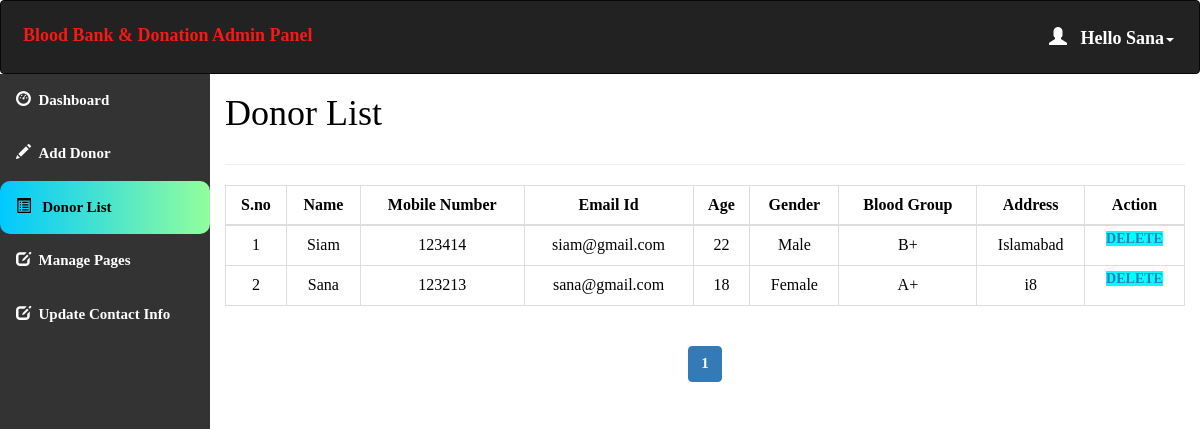
The page /admin/donor_list.php (signed in) on the database its author committed.
### tables this page shows
CREATE TABLE `donor_details` (
  `donor_id` int(11) NOT NULL,
  `donor_name` varchar(50) NOT NULL,
  `donor_number` varchar(10) NOT NULL,
  `donor_mail` varchar(50) DEFAULT NULL,
  `donor_age` int(60) NOT NULL,
  `donor_gender` varchar(10) NOT NULL,
  `donor_blood` varchar(10) NOT NULL,
  `donor_address` varchar(100) NOT NULL
);

CREATE TABLE `blood` (
  `blood_id` int(11) NOT NULL,
  `blood_group` varchar(10) NOT NULL
);

### admin/donor_list.php (the view, shortened to what this page needs)
<html>
<head>
  <link rel="stylesheet" href="https://maxcdn.bootstrapcdn.com/bootstrap/3.4.1/css/bootstrap.min.css">
</head>
<?php
include 'conn.php';
  if (isset($_SESSION['loggedin']) && $_SESSION['loggedin'] == true) {
  ?>
<body style="color:black">
<div id="header">
<?php include 'header.php';
?>
</div>
<div id="sidebar">
<?php $active="list"; include 'sidebar.php'; ?>
</div>
<div id="content" >
  <div class="content-wrapper">
    <div class="container-fluid">
      <div class="row">
        <div class="col-md-12 lg-12 sm-12">
          <h1 class="page-title">Donor List</h1>
        </div>
      </div>
      <hr>
      <?php
        include 'conn.php';
        $limit = 10;
        if(isset($_GET['page'])){
          $page = $_GET['page'];
        }else{
          $page = 1;
        }
        $offset = ($page - 1) * $limit;
        $count=$offset+1;
        $sql= "select * from donor_details join blood where donor_details.donor_blood=blood.blood_id LIMIT {$offset},{$limit}";
        $result=mysqli_query($conn,$sql);
        if(mysqli_num_rows($result)>0)   {
       ?>
       <div class="table-responsive">
      <table class="table table-bordered" style="text-align:center">
          <thead style="text-align:center">
          <th style="text-align:center">S.no</th>
          <th style="text-align:center">Name</th>
          <th style="text-align:center">Mobile Number</th>
          <th style="text-align:center">Email Id</th>
          <th style="text-align:center">Age</th>
          <th style="text-align:center">Gender</th>
          <th style="text-align:center">Blood Group</th>
          <th style="text-align:center">Address</th>
          <th style="text-align:center">Action</th>
          </thead>
          <tbody>
            <?php
            while($row = mysqli_fetch_assoc($result)) { ?>
          <tr>
                  <td><?php echo $count++; ?></td>
                  <td><?php echo $row['donor_name']; ?></td>
                  <td><?php echo $row['donor_number']; ?></td>
                  <td><?php echo $row['donor_mail']; ?></td>
                  <td><?php echo $row['donor_age']; ?></td>
                  <td><?php echo $row['donor_gender']; ?></td>
                    <td><?php echo $row['blood_group']; ?></td>
                    <td><?php echo $row['donor_address']; ?></td>
                    <td id="he" style="width:100px">
                    <a style="background-color:aqua" href='delete.php?id=<?php echo $row['donor_id']; ?>'> Delete </a>
                </td>
              </tr>
            <?php } ?>
          </tbody>
      </table>
    </div>
    <?php } ?>
<div class="table-responsive"style="text-align:center;align:center">
    <?php
    $sql1 = "SELECT * FROM donor_details";
    $result1 = mysqli_query($conn, $sql1) or die("Query Failed.");
    if(mysqli_num_rows($result1) > 0){
      $total_records = mysqli_num_rows($result1);
      $total_page = ceil($total_records / $limit);
      echo '<ul class="pagination admin-pagination">';
      for($i = 1; $i <= $total_page; $i++){
        if($i == $page){
          $active = "active";
        }else{
          $active = "";
        }
        echo '<li class="'.$active.'"><a href="donor_list.php?page='.$i.'">'.$i.'</a></li>';
      }
      echo '</ul>';
    }
    ?>
  </div>
  </div>
</div>
</div>
   <?php }
    ?>
</body>
</html>

### admin/header.php (shortened to what this page needs)
<!DOCTYPE html>
<html>
<head>
  <link rel="stylesheet" href="https://maxcdn.bootstrapcdn.com/bootstrap/3.4.1/css/bootstrap.min.css">
</head>
<body>
<nav class="navbar navbar-inverse">
  <div class="container-fluid">
    <div class="navbar-header">
      <a class="navbar-brand" id="qq" href="dashboard.php" style="color:#F51A14;">Blood Bank & Donation Admin Panel</a>
    </div>
    <ul class="nav navbar-nav navbar-right">
      <li class="dropdown"><a class="dropdown-toggle" id="qw" data-toggle="dropdown" href="#" style="font-weight:bold;color:white "> <span class="glyphicon glyphicon-user"></span>&nbsp&nbsp
        <?php
        include 'conn.php';
        $username=$_SESSION['username'];
        $sql="select * from admin_info where admin_username='$username'";
        $result=mysqli_query($conn,$sql) or die("query failed.");
        $row=mysqli_fetch_assoc($result);
        echo "Hello ".$row['admin_name'];
       ?><span class="caret"></span></a>
    </li>
    </ul>
  </div>
</nav>
</body></html>

### admin/donor_list.php (style rules this page uses)
#sidebar { position:relative;margin-top:-20px }
#content { position:relative;margin-left:210px }
#he { font-size: 14px; font-weight: 600; text-transform: uppercase; padding: 3px 7px; color: #fff; text-decoration: none; border-radius: 3px; align:center }

### admin/header.php (style rules this page uses)
.navbar { background-color: #333333; padding: 10px 10px; color:#FF0404 ; }
.navbar a { float: left; color: white; text-align: center; padding: 12px; text-decoration: none; font-size: 18px; line-height: 25px; }
.navbar-brand { font-size: 25px; font-weight: bold; }
.navbar a { float: none; display: block; text-align: left; }
.navbar-right { float: none; }

### admin/sidebar.php (style rules this page uses)
body { margin: 0; font-family: 'Averia Gruesa Libre';font-size: 15px; color:#F8F9F9; }

### rows shown on the page
donor_details: donor_name "Siam", donor_number "123414", donor_mail "siam@gmail.com", donor_age "22", donor_gender "Male", blood.blood_group "B+", donor_address "Islamabad"
donor_details: donor_name "Sana", donor_number "123213", donor_mail "sana@gmail.com", donor_age "18", donor_gender "Female", blood.blood_group "A+", donor_address "i8"

### other values the page prints
$row['admin_name'] "Sana"
